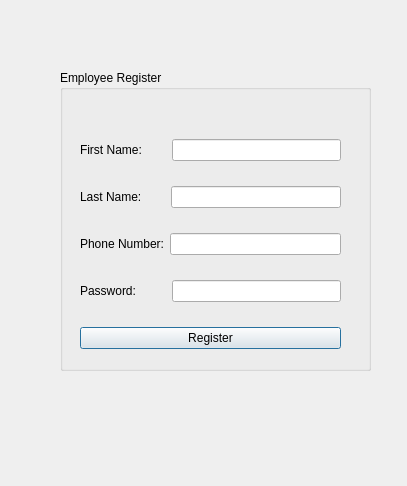
<?xml version="1.0" encoding="UTF-8"?>
<ui version="4.0">
 <class>employee_registration</class>
 <widget class="QDialog" name="employee_registration">
  <property name="geometry">
   <rect>
    <x>0</x>
    <y>0</y>
    <width>407</width>
    <height>486</height>
   </rect>
  </property>
  <property name="windowTitle">
   <string>Dialog</string>
  </property>
  <widget class="QGroupBox" name="groupBox">
   <property name="geometry">
    <rect>
     <x>60</x>
     <y>70</y>
     <width>311</width>
     <height>301</height>
    </rect>
   </property>
   <property name="title">
    <string>Employee Register</string>
   </property>
   <widget class="QWidget" name="layoutWidget">
    <property name="geometry">
     <rect>
      <x>20</x>
      <y>50</y>
      <width>261</width>
      <height>249</height>
     </rect>
    </property>
    <layout class="QVBoxLayout" name="verticalLayout">
     <item>
      <layout class="QHBoxLayout" name="horizontalLayout">
       <item>
        <widget class="QLabel" name="label_2">
         <property name="text">
          <string>First Name:       </string>
         </property>
        </widget>
       </item>
       <item>
        <widget class="QLineEdit" name="lineEdit_firstname"/>
       </item>
      </layout>
     </item>
     <item>
      <layout class="QHBoxLayout" name="horizontalLayout_2">
       <item>
        <widget class="QLabel" name="label_3">
         <property name="text">
          <string>Last Name:       </string>
         </property>
        </widget>
       </item>
       <item>
        <widget class="QLineEdit" name="lineEdit_lastname"/>
       </item>
      </layout>
     </item>
     <item>
      <layout class="QHBoxLayout" name="horizontalLayout_3">
       <item>
        <widget class="QLabel" name="label_4">
         <property name="text">
          <string>Phone Number:</string>
         </property>
        </widget>
       </item>
       <item>
        <widget class="QLineEdit" name="lineEdit_phonenumber"/>
       </item>
      </layout>
     </item>
     <item>
      <layout class="QHBoxLayout" name="horizontalLayout_4">
       <item>
        <widget class="QLabel" name="label_5">
         <property name="text">
          <string>Password:         </string>
         </property>
        </widget>
       </item>
       <item>
        <widget class="QLineEdit" name="lineEdit_password">
         <property name="echoMode">
          <enum>QLineEdit::Password</enum>
         </property>
        </widget>
       </item>
      </layout>
     </item>
     <item>
      <widget class="QPushButton" name="pushButton_register">
       <property name="text">
        <string>Register</string>
       </property>
      </widget>
     </item>
    </layout>
   </widget>
  </widget>
 </widget>
 <resources/>
 <connections/>
</ui>
